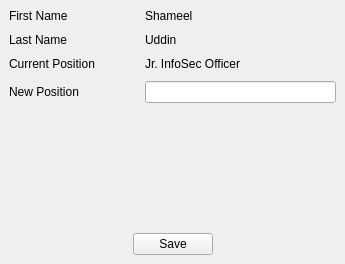
<?xml version="1.0" encoding="UTF-8"?>
<ui version="4.0">
 <class>MainWindow</class>
 <widget class="QMainWindow" name="MainWindow">
  <property name="geometry">
   <rect>
    <x>0</x>
    <y>0</y>
    <width>345</width>
    <height>264</height>
   </rect>
  </property>
  <property name="windowTitle">
   <string>MainWindow</string>
  </property>
  <widget class="QWidget" name="centralwidget">
   <layout class="QGridLayout" name="gridLayout">
    <item row="0" column="0" colspan="3">
     <layout class="QFormLayout" name="formLayout">
      <property name="horizontalSpacing">
       <number>50</number>
      </property>
      <property name="verticalSpacing">
       <number>10</number>
      </property>
      <item row="0" column="0">
       <widget class="QLabel" name="firstNameLabel">
        <property name="text">
         <string>First Name</string>
        </property>
       </widget>
      </item>
      <item row="0" column="1">
       <widget class="QLabel" name="firstNameLabel_2">
        <property name="text">
         <string>Shameel</string>
        </property>
       </widget>
      </item>
      <item row="1" column="0">
       <widget class="QLabel" name="lastNameLabel">
        <property name="text">
         <string>Last Name</string>
        </property>
       </widget>
      </item>
      <item row="1" column="1">
       <widget class="QLabel" name="lastNameLabel_2">
        <property name="text">
         <string>Uddin</string>
        </property>
       </widget>
      </item>
      <item row="2" column="0">
       <widget class="QLabel" name="currentPositionLabel">
        <property name="text">
         <string>Current Position</string>
        </property>
       </widget>
      </item>
      <item row="2" column="1">
       <widget class="QLabel" name="currentPositionLabel_2">
        <property name="text">
         <string>Jr. InfoSec Officer</string>
        </property>
       </widget>
      </item>
      <item row="3" column="1">
       <widget class="QLineEdit" name="salaryLineEdit">
        <property name="placeholderText">
         <string/>
        </property>
       </widget>
      </item>
      <item row="3" column="0">
       <widget class="QLabel" name="reasonLabel">
        <property name="text">
         <string>New Position</string>
        </property>
       </widget>
      </item>
     </layout>
    </item>
    <item row="1" column="0">
     <spacer name="horizontalSpacer">
      <property name="orientation">
       <enum>Qt::Horizontal</enum>
      </property>
      <property name="sizeHint" stdset="0">
       <size>
        <width>117</width>
        <height>20</height>
       </size>
      </property>
     </spacer>
    </item>
    <item row="1" column="1">
     <widget class="QPushButton" name="pushButton">
      <property name="text">
       <string>Save</string>
      </property>
     </widget>
    </item>
    <item row="1" column="2">
     <spacer name="horizontalSpacer_2">
      <property name="orientation">
       <enum>Qt::Horizontal</enum>
      </property>
      <property name="sizeHint" stdset="0">
       <size>
        <width>117</width>
        <height>20</height>
       </size>
      </property>
     </spacer>
    </item>
   </layout>
  </widget>
 </widget>
 <resources/>
 <connections/>
</ui>
